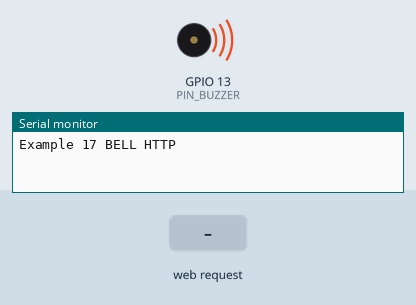
Bench run of a sketch on a simulated ESP8266 (NodeMCU). On the bench: buzzer (waves = sounding), the last lines printed to the serial monitor. The inputs (shaded band) are chosen by the test bench. WiFi joins after 1.5 s; servers stay silent unless stated.

Above: at 0.9 s.
At 6.9 s:
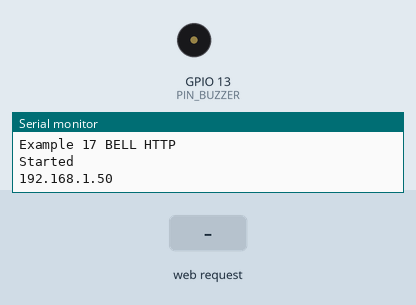
7.0 s: HTTP request GET /?B= received
Timing chart, 0 to 10.0 s (numbered marks = the images above; inputs shaded):
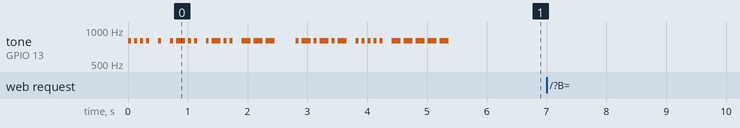

The sketch:

example17_bell.ino
```cpp
// (licence header left out)
#include <ESP8266WiFi.h>                    // Wi-Fi機能を利用するために必要
extern "C" {
#include "user_interface.h"                 // ESP8266用の拡張IFライブラリ
}
#include "pitches.h"
#define PIN_BUZZER 13                       // IO 13(5番ピン)にスピーカを接続
#define TIMEOUT 20000                       // タイムアウト 20秒
#define SSID "1234ABCD"                     // 無線LANアクセスポイントのSSID
#define PASS "password"                     // パスワード
WiFiServer server(80);                      // Wi-Fiサーバ(ポート80=HTTP)定義
int chime=0;                                // チャイムOFF

void setup(){                               // 起動時に一度だけ実行する関数
    pinMode(PIN_BUZZER,OUTPUT);             // LEDを接続したポートを出力に
    Serial.begin(9600);                     // 動作確認のためのシリアル出力開始
    Serial.println("Example 17 BELL HTTP"); // 「Example 17」をシリアル出力表示
    wifi_set_sleep_type(LIGHT_SLEEP_T);     // 省電力モードに設定する
    WiFi.mode(WIFI_STA);                    // 無線LANをSTAモードに設定
    WiFi.begin(SSID,PASS);                  // 無線LANアクセスポイントへ接続
    morse(PIN_BUZZER,50,"HELLO");           // 「HELLO」をモールス信号出力
    while(WiFi.status() != WL_CONNECTED){   // 接続に成功するまで待つ
        Serial.print('.');                  // 進捗表示
        tone(PIN_BUZZER,NOTE_B7,50);        // 接続中の音
        delay(50);
        noTone(PIN_BUZZER);
        delay(450);                         // 待ち時間処理
    }
    server.begin();                         // サーバを起動する
    Serial.println("\nStarted");            // 起動したことをシリアル出力表示
    Serial.println(WiFi.localIP());         // 本機のIPアドレスをシリアル出力
    morseIp0(PIN_BUZZER,50,WiFi.localIP()); // IPアドレス終値をモールス信号出力
}

void loop(){                                // 繰り返し実行する関数
    WiFiClient client;                      // Wi-Fiクライアントの定義
    char c;                                 // 文字変数を定義
    char s[65];                             // 文字列変数を定義 65バイト64文字
    int len=0;                              // 文字列の長さカウント用の変数
    int t=0;                                // 待ち受け時間のカウント用の変数
    int postF=0;                            // POSTフラグ(0:未 1:POST 2:BODY)
    int postL=64;                           // POSTデータ長

    if(chime){                              // チャイムの有無
        wifi_set_sleep_type(NONE_SLEEP_T);  // スリープ禁止
        chime=chimeBells(PIN_BUZZER,chime); // チャイム音を鳴らす
        wifi_set_sleep_type(LIGHT_SLEEP_T); // 省電力モード
    }
    client = server.available();            // 接続されたクライアントを生成
    if(client==0) return;                   // 非接続の時にloop()の先頭に戻る
    Serial.println("Connected");            // 接続されたことをシリアル出力表示
    while(client.connected()){              // 当該クライアントの接続状態を確認
        if(client.available()){             // クライアントからのデータを確認
            t=0;                            // 待ち時間変数をリセット
            c=client.read();                // データを文字変数cに代入
            if(c=='\n'){                    // 改行を検出した時
                if(postF==0){               // ヘッダ処理
                    if(len>8 && strncmp(s,"GET /?B=",8)==0){
                        chime=atoi(&s[8]);  // 変数chimeにデータ値を代入
                        break;              // 解析処理の終了
                    }else if (len>5 && strncmp(s,"GET /",5)==0){
                        break;              // 解析処理の終了
                    }else if(len>6 && strncmp(s,"POST /",6)==0){
                        postF=1;            // POSTのBODY待ち状態へ
                    }
                }else if(postF==1){
                    if(len>16 && strncmp(s,"Content-Length: ",16)==0){
                        postL=atoi(&s[16]); // 変数postLにデータ値を代入
                    }
                }
                if( len==0 ) postF++;       // ヘッダの終了
                len=0;                      // 文字列長を0に
            }else if(c!='\r' && c!='\0'){
                s[len]=c;                   // 文字列変数に文字cを追加
                len++;                      // 変数lenに1を加算
                s[len]='\0';                // 文字列を終端
                if(len>=64) len=63;         // 文字列変数の上限
            }
            if(postF>=2){                   // POSTのBODY処理
                if(postL<=0){               // 受信完了時
                    if(len>2 && strncmp(s,"B=",2)==0){
                        chime=atoi(&s[2]);  // 変数chimeに数字を代入
                    }
                    break;                  // 解析処理の終了
                }
                postL--;                    // 受信済POSTデータ長の減算
            }
        }
        t++;                                // 変数iの値を1だけ増加させる
        if(t>TIMEOUT) break; else delay(1); // TIMEOUTに到達したらwhileを抜ける
    }
    if(client.connected()){                 // 当該クライアントの接続状態を確認
        html(client,chime,WiFi.localIP());  // HTMLコンテンツを出力する
    }
//  client.stop();                          // クライアントの切断
    Serial.println("Disconnected");         // シリアル出力表示
}
```

chimeBells.ino
```cpp
// (licence header left out)
int chimeBells(int output, int count) {
    int t;
    if(count==0)return 0;
    if(!(count%2)){
        tone(output,NOTE_CS6,800);
        for(t=0;t<8;t++) delay(100);
        noTone(output);
        for(t=0;t<2;t++) delay(100);
    }else{
        tone(output,NOTE_A5,800);
        for(t=0;t<8;t++) delay(100);
        noTone(output);
        for(t=0;t<2;t++) delay(100);
    }
    count--;
    if(count<0) count=0;
    return(count);
}
```

html.ino
```cpp
// (licence header left out)
void html(WiFiClient &client, int chime, uint32_t ip){
    char s[65],s_ip[16];

    sprintf(s_ip,"%d.%d.%d.%d",
        ip & 255,
        ip>>8 & 255,
        ip>>16 & 255,
        ip>>24
    );
    client.println("HTTP/1.1 200 OK");              // HTTP OKを応答
    client.println("Content-Type: text/html");      // HTMLコンテンツ
    client.println("Connection: close");            // 応答終了後にセッションを閉じる
    client.println();
    client.println("<html>");
    client.println("<head><title>Wi-Fi コンシェルジェ チャイム担当</title>");
    client.println("<meta http-equiv=\"Content-type\" content=\"text/html; charset=UTF-8\">");
    client.println("</head>");
    client.println("<body>");
    client.println("<h3>chimeBells STATUS</h3>");
    if(chime==0) sprintf(s,"<p>0 (チャイム OFF)</p>");
    else if(chime>0)  sprintf(s,"<p>%d (チャイム %d回)</p>",chime,chime);
    else sprintf(s,"<p>%d (チャイム 単音)</p>",chime);
    client.println(s);
    client.println("<hr>");
    client.println("<h3>HTTP GET</h3>");
    client.print("<p>http://");
    client.print(s_ip);
    client.println("/?B=n<br>(n: 0=OFF, 2=ピンポン)</p>");
    sprintf(s,"<form method=\"GET\" action=\"http://%s/\">",s_ip);
    client.println(s);
    client.println("<input type=\"submit\" name=\"B\" value=\"0 (鳴音停止)\">");
    client.println("<input type=\"submit\" name=\"B\" value=\"2 (ピンポン)\">");
    client.println("<input type=\"submit\" name=\"B\" value=\"10 (5回連続)\">");
    client.println("</form>");
    client.println(s);
    client.println("<input type=\"text\" name=\"B\" value=\"\">");
    client.println("<input type=\"submit\" value=\"送信\">");
    client.println("</form>");
    client.println("<hr>");
    client.println("<h3>HTTP POST</h3>");
    sprintf(s,"<form method=\"POST\" action=\"http://%s/\">",s_ip);
    client.println(s);
    client.println("<input type=\"submit\" name=\"B\" value=\"0 (鳴音停止)\">");
    client.println("<input type=\"submit\" name=\"B\" value=\"2 (ピンポン)\">");
    client.println("<input type=\"submit\" name=\"B\" value=\"10 (5回連続)\">");
    client.println("</form>");
    client.println(s);
    client.println("<input type=\"text\" name=\"B\" value=\"\">");
    client.println("<input type=\"submit\" value=\"送信\">");
    client.println("</form>");
    client.println("</body>");
    client.println("</html>");
    sprintf(s,"BELL=%d",chime);         // 変数sに「BELL=」とchime値を代入
    Serial.println(s);                  // シリアルへコンテンツを出力
}
```

morse.ino
```cpp
// (licence header left out)
/*
本スケッチは下記からダウンロードしたものを改変して作成しました。

http://darashi.net/2012/02/23/arduino-hello-world.html
HELLO WORLD from Arduino
Feb 23 2012.
darashi/hello.c

Yoji Shidara (https://github.com/darashi)
*/

// #define LED 13
// #define T 100 // speed

const char morse_pattern[26][5] = {
    "._", "_...", "_._.", "_..", ".", ".._.", "__.",
    "....", "..", ".___", "_._", "._..", "__",
    "_.", "___", ".__.", "__._", "._.", "...", "_",
    ".._", "..._", ".__", "_.._", "__._", "__.."
};


/*
void setup() {
    pinMode(LED, OUTPUT);
    digitalWrite(LED, LOW);
    delay(T*7);
}
*/

void morse_delay(int time){
    if(time > 10) for(int i=0;i<time/10;i++){
        delay(10);
        ESP.wdtFeed();
    }
    delay(time%10);
    ESP.wdtFeed();
}

void morse(int output, int time, const char *str) {
    int i, j;
    char num[6]="_____";
    char morse_dot[7]="._._._";
    char *pattern;

    for (i=0; i<strlen(str); i++) {
        char *c = (char *)str+i;
        pattern=0;
        if ('A' <= *c && *c <= 'Z') pattern = (char *)morse_pattern[*c - 'A'];
        if ('a' <= *c && *c <= 'z') pattern = (char *)morse_pattern[*c - 'a'];
        if ('0' <= *c && *c <= '5'){
            for(j=0;j<5;j++) if( (int)(*c - '0') >= j+1 ) num[j]='.'; else num[j]='_';
            pattern = num;
        }
        if ('6' <= *c && *c <= '9'){
            for(j=0;j<5;j++) if( (int)(*c - '0') >= j+6 ) num[j]='_'; else num[j]='.';
            pattern = num;
        }
        if ( *c == '.') pattern=morse_dot;
        if(pattern){
            for (j=0; j<strlen(pattern); j++) {
            //  digitalWrite(output, HIGH);
                if(pattern[j] == '.') {
                    tone(output, 800, time);
                    morse_delay(time);
                //  Serial.print('.');
                }
                else {
                    tone(output, 800, 3*time);
                    morse_delay(3 * time);
                //  Serial.print('_');
                }
                noTone(output);
            //  digitalWrite(output, LOW);
                morse_delay(time);
            }
            morse_delay(2 * time);
        } else {
            morse_delay(3 * time);
        }
    //  Serial.print(' ');
    }
//  Serial.println();
    morse_delay(4 * time);
//  Serial.println("Done Morse");
}

/*
void loop() {
    char *str = "HELLO WORLD";
    morse(LED, T, str);
}
*/

void morseIp(int output, int time, uint32_t ip){
    byte i,j;
    char s[17];

    sprintf(s,"%d.%d.%d.%d",
        ip & 255,
        ip>>8 & 255,
        ip>>16 & 255,
        ip>>24
    );
    morse(output, time, s);
}

void morseIp0(int output, int time, uint32_t ip){
    byte i,j;
    char s[17];

    sprintf(s,".%i",
        ip>>24
    );
    morse(output, time, s);
}
```
